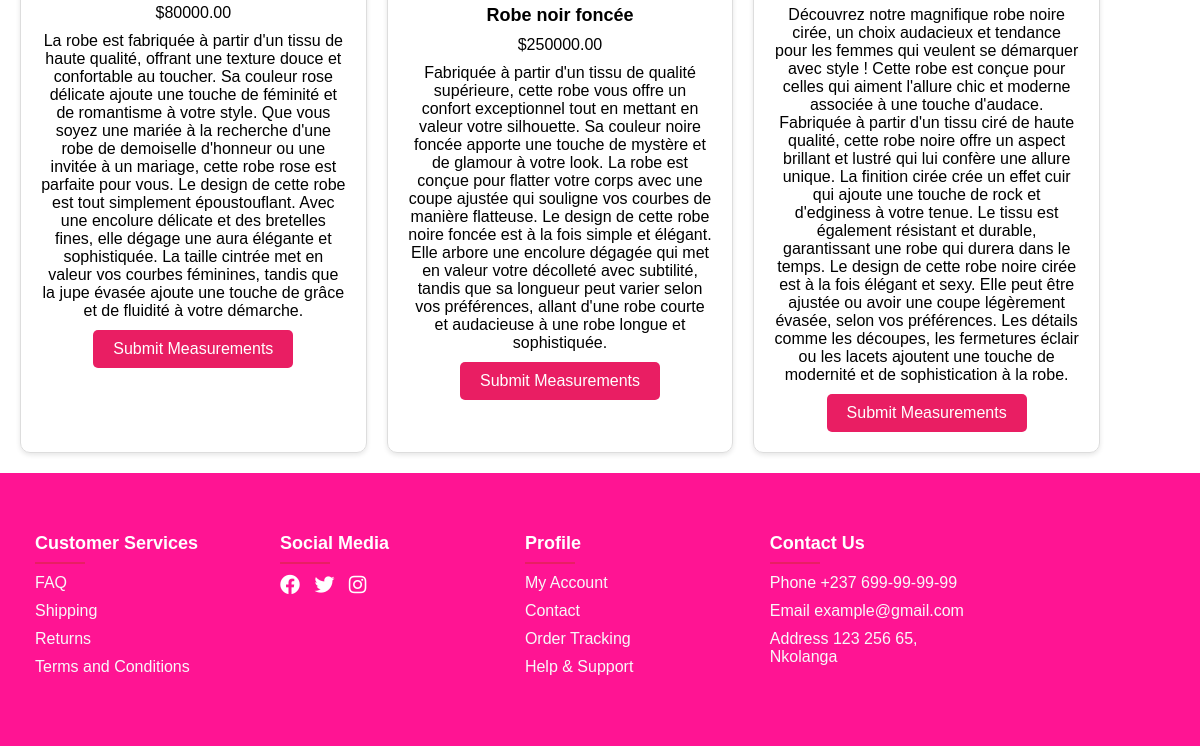
The app's page / (signed in, lower part), older data.
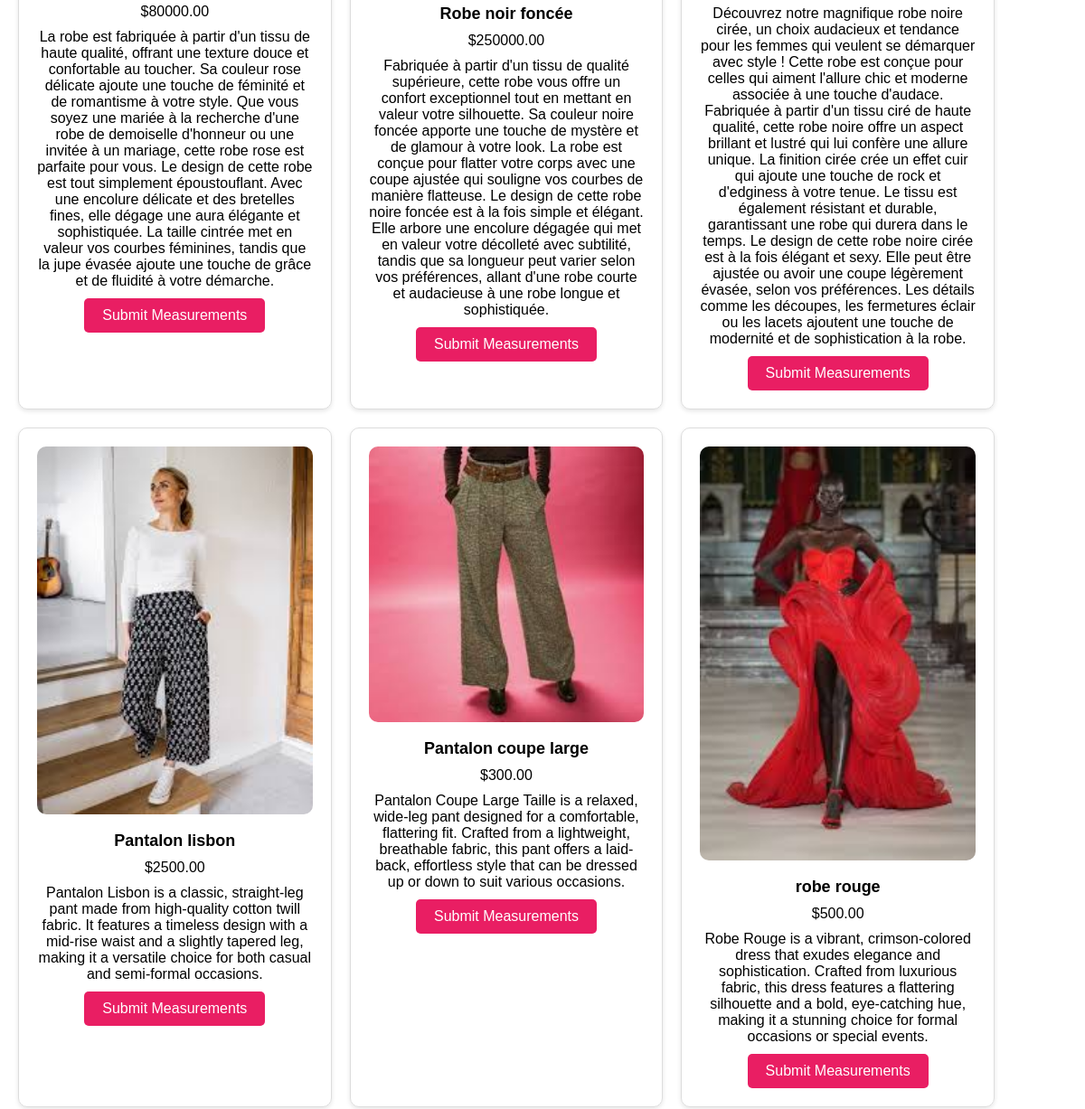
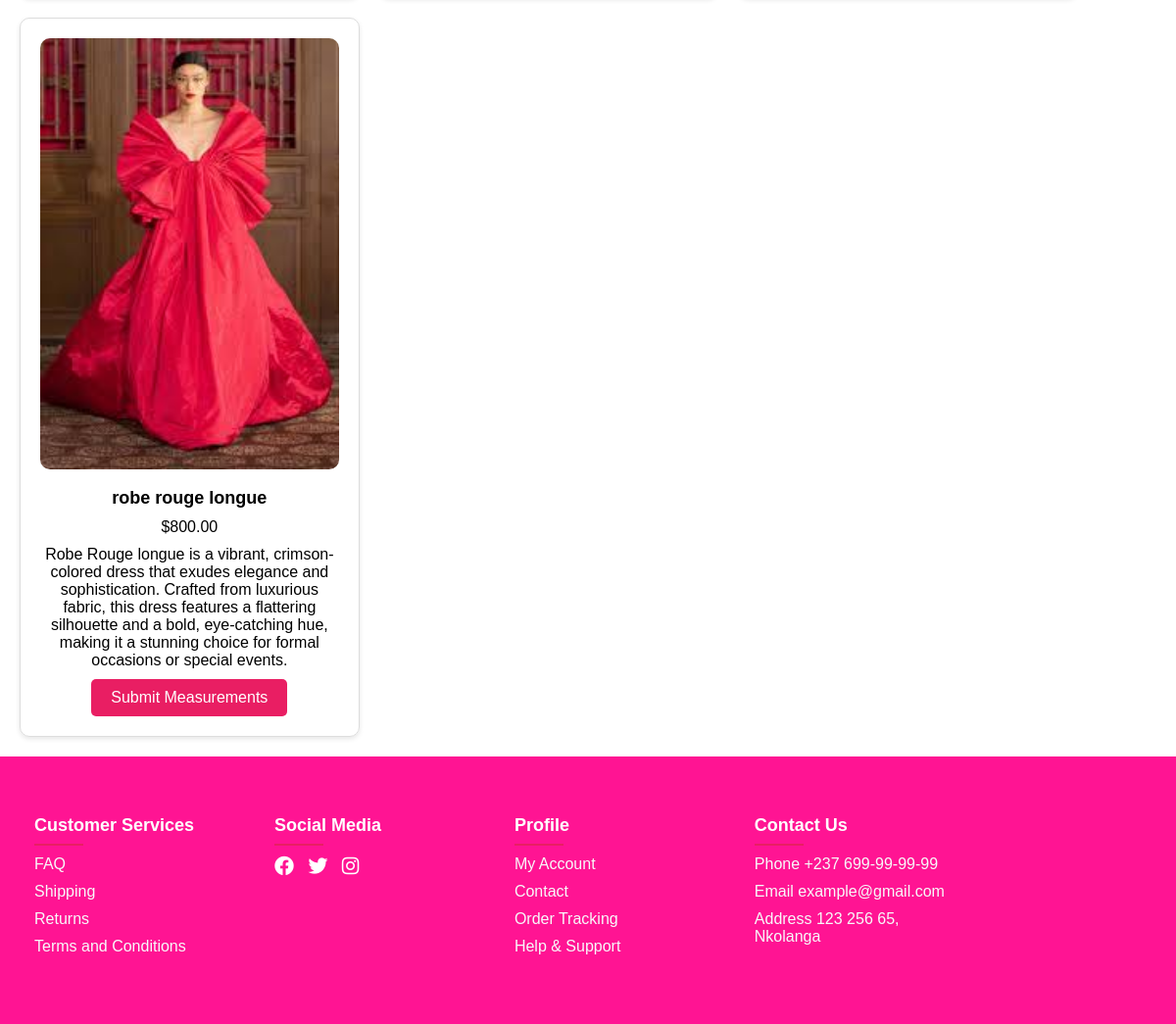
The same page, newer data (2 pictures, top to bottom).
### shop/models.py (models this page shows)
class Dress(models.Model):
    name = models.CharField(max_length=100)
    description = models.TextField()
    price = models.DecimalField(max_digits=10, decimal_places=2)
    tailor = models.ForeignKey(Tailor, on_delete=models.CASCADE)
    image = models.ImageField(upload_to='dresses/')

### shop/views.py (the view)
# urls.py: path('', views.home, name='home'),
@login_required
def home(request):
    dresses = Dress.objects.all()
    return render(request, 'home.html', {'dresses': dresses})

### shop/templates/home.html (shortened to what this page needs)
<!DOCTYPE html>
<html lang="en">
<head>
    <link rel="stylesheet" href="https://cdnjs.cloudflare.com/ajax/libs/font-awesome/5.15.3/css/all.min.css">
    {% load static %}
    <link rel="stylesheet" href="{% static 'index.css' %}">
</head>
<body>
    <div class="content">
        <div class="products">
            {% for dress in dresses %}
            <div class="product-card">
                <img src="{{ dress.image.url }}" alt="{{ dress.name }}" />
                <h3>{{ dress.name }}</h3>
                <p>${{ dress.price }}</p>
                <p>{{ dress.description }}</p>
                <a href="{% url 'submit_measurements' dress.id %}" class="btn">Submit Measurements</a>
            </div>
            {% endfor %}
        </div>
    </div>
    <footer class="footer" style="background-color: deeppink; box-shadow: 10px 5px 0 rgba(0, 0, 0.7, 0.0);">
        <div class="container">
            <div class="row">
                <div class="footer-col">
                    <h4>Customer Services</h4>
                    <ul>
                        <li><a href="#">FAQ</a></li>
                        <li><a href="#">Shipping</a></li>
                        <li><a href="#">Returns</a></li>
                        <li><a href="#">Terms and Conditions</a></li>
                    </ul>
                </div>
                <div class="footer-col">
                    <h4>Social Media</h4>
                    <div class="social-links">
                        <a href="#"><i class="fab fa-facebook"></i></a>
                        <a href="#"><i class="fab fa-twitter"></i></a>
                        <a href="#"><i class="fab fa-instagram"></i></a>
                    </div>
                </div>
                <div class="footer-col">
                    <h4>Profile</h4>
                    <ul>
                        <li><a href="#">My Account</a></li>
                        <li><a href="#">Contact</a></li>
                        <li><a href="#">Order Tracking</a></li>
                        <li><a href="#">Help & Support</a></li>
                    </ul>
                </div>
                <div class="footer-col">
                    <h4>Contact Us</h4>
                    <ul>
                        <li><a href="#">Phone +237 699-99-99-99</a></li>
                        <li><a href="#">Email example@gmail.com</a></li>
                        <li><a href="#">Address 123 256 65, Nkolanga</a></li>
                    </ul>
                </div>
            </div>
        </div>
    </footer>
</body>
</html>

### static/index.css (style rules this page uses)
* { margin: 0; padding: 0; box-sizing: border-box; }
body { display: flex; flex-direction: column; min-height: 100vh; font-family: Arial, sans-serif; }
.content { flex: 1; padding: 80px 20px 20px; }
.container { max-width: 1170px; margin: auto; }
.row { display: flex; flex-wrap: wrap; }
ul { list-style: none; }
.footer { background-color: #343a40; color: white; padding: 40px 0; }
.footer .container { display: flex; justify-content: space-between; flex-wrap: wrap; }
.footer .footer-col { flex: 1; min-width: 200px; margin: 20px; }
.footer .footer-col h4 { font-size: 18px; margin-bottom: 20px; position: relative; }
.footer .footer-col h4::before { content: ''; position: absolute; left: 0; bottom: -10px; background-color: #e91e63; height: 2px; width: 50px; }
.footer .footer-col ul { list-style: none; }
.footer .footer-col ul li { margin-bottom: 10px; }
.footer .footer-col ul li a { color: #f8f9fa; text-decoration: none; transition: color 0.3s ease; }
.footer .footer-col .social-links a { display: inline-block; margin-right: 10px; color: white; font-size: 20px; transition: color 0.3s ease; }
.products { display: flex; flex-wrap: wrap; gap: 20px; }
.product-card { border: 1px solid #ddd; border-radius: 10px; padding: 20px; width: calc(33.333% - 40px); box-shadow: 0 2px 5px rgba(0, 0, 0, 0.1); text-align: center; }
.product-card img { width: 100%; height: auto; border-radius: 10px; margin-bottom: 15px; }
.product-card h3 { font-size: 18px; margin-bottom: 10px; }
.product-card p { font-size: 16px; margin-bottom: 10px; }
.product-card .btn { display: inline-block; padding: 10px 20px; background-color: #e91e63; color: white; text-decoration: none; border-radius: 5px; }

Row changes from the older to the newer data that the page shows:
added Dress: image (picture), name "Pantalon lisbon", price "2500.00", description "Pantalon Lisbon is a classic, straight-leg pant made from high-quality cotton twill fabric. It features a timeless design with a mid-rise waist and a slightly tapered leg, making it a versatile choice for both casual and semi-formal occasions."
added Dress: image (picture), name "Pantalon coupe large", price "300.00", description "Pantalon Coupe Large Taille is a relaxed, wide-leg pant designed for a comfortable, flattering fit. Crafted from a lightweight, breathable fabric, this pant offers a laid-back, effortless style that can be dressed up or down to suit various occasions."
added Dress: image (picture), name "robe rouge", price "500.00", description "Robe Rouge is a vibrant, crimson-colored dress that exudes elegance and sophistication. Crafted from luxurious fabric, this dress features a flattering silhouette and a bold, eye-catching hue, making it a stunning choice for formal occasions or special events."
added Dress: image (picture), name "robe rouge longue", price "800.00", description "Robe Rouge longue is a vibrant, crimson-colored dress that exudes elegance and sophistication. Crafted from luxurious fabric, this dress features a flattering silhouette and a bold, eye-catching hue, making it a stunning choice for formal occasions or special events."
